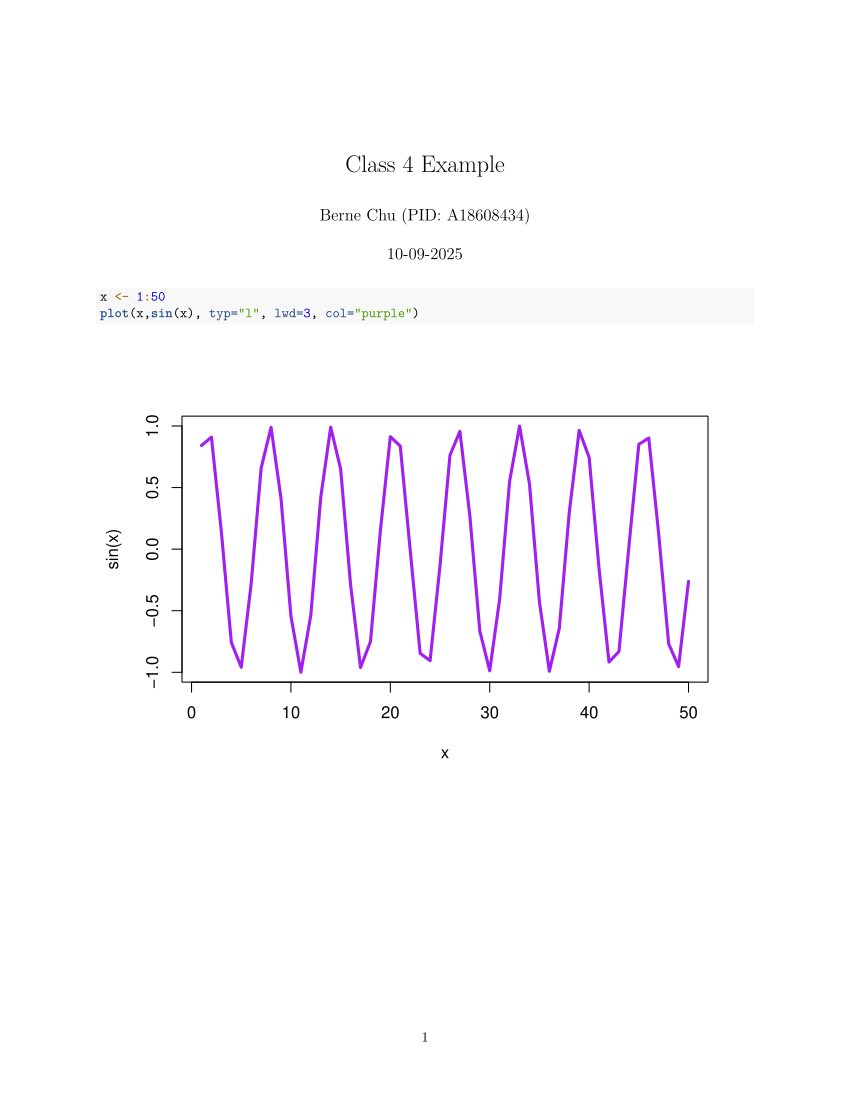

Recreate this plot in R.
#' ---
#' title: "Class 4 Example"
#' author: "Berne Chu (PID: A18608434)"
#' date: "10-09-2025"
#' ---

x <- 1:50
plot(x,sin(x), typ="l", lwd=3, col="purple")
